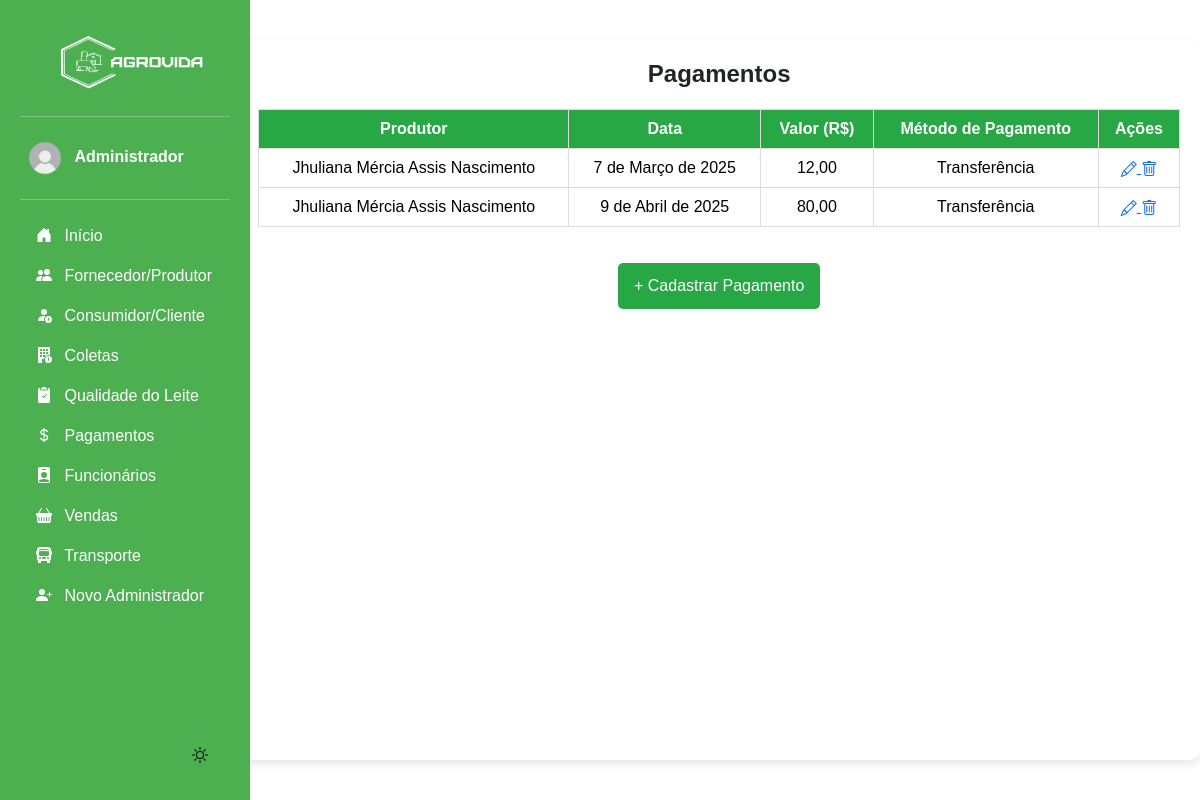
Screenshot of /pagamentos/ (signed in) with the database file from the repository.
### app/models.py (models this page shows, shortened)
class Pagamento(models.Model):
    produtor = models.ForeignKey(Produtor, on_delete=models.CASCADE)
    data_pagamento = models.DateField(blank=True, null=True)  # Agora a data pode ser inserida manualmente
    valor = models.DecimalField(max_digits=10, decimal_places=2)
    METODO_CHOICES = [
        ('Pix', 'Pix'),
        ('Boleto', 'Boleto'),
        ('Transferência', 'Transferência'),
    ]
    metodo_pagamento = models.CharField(max_length=15, choices=METODO_CHOICES)

class Produtor(models.Model):
    nome = models.CharField(max_length=100)
    fazenda = models.CharField(max_length=150)
    localizacao = models.CharField(max_length=255)
    telefone = models.CharField(max_length=20)
    ativo = models.BooleanField(default=True)  # Campo para verificar se o produtor está ativo

### app/views.py (the view)
# urls.py: path('pagamentos/', views.listar_pagamentos, name='listar_pagamentos'),
@login_required(login_url='login_index')
def listar_pagamentos(request):
    pagamentos = Pagamento.objects.all()
    return render(request, 'app/listar_pagamentos.html', {'pagamentos': pagamentos})

### app/templates/app/listar_pagamentos.html (shortened to what this page needs)
{% extends "base.html" %}
{% load static %}
{% block content %}
<div class="container">
    <h2 class="title">Pagamentos</h2>
    {% if pagamentos %}
        <table class="table">
            <thead>
                <tr>
                    <th>Produtor</th>
                    <th>Data</th>
                    <th>Valor (R$)</th>
                    <th>Método de Pagamento</th>
                    <th>Ações</th>
                </tr>
            </thead>
            <tbody>
                {% for pagamento in pagamentos %}
                    <tr>
                        <td>{{ pagamento.produtor.nome }}</td>
                        <td>{{ pagamento.data_pagamento|default:"Não informado" }}</td>
                        <td>{{ pagamento.valor }}</td>
                        <td>{{ pagamento.metodo_pagamento }}</td>
                        <td>
                            <a href="{% url 'editar_pagamento' pagamento.id %}">
                                <i class="bi bi-pencil"></i>
                            </a>
                            <a href="{% url 'excluir_pagamento' pagamento.id %}" onclick="return confirm('Tem certeza que deseja excluir?')">
                                <i class="bi bi-trash"></i>
                            </a>
                        </td>
                    </tr>
                {% endfor %}
            </tbody>
        </table>
    {% else %}
        <p>Nenhum pagamento registrado.</p>
    {% endif %}
    <a href="{% url 'cadastrar_pagamento' %}" class="btn btn-add">+ Cadastrar Pagamento</a>
</div>
{% endblock %}

### base/templates/modulos/sidebar.html (shortened to what this page needs)
{% load static %}
<body>
<div class="container-sidebar">
    <div id="sidebar" class="sidebar">
        <img src="{% static 'img/logo.png' %}" alt="Logo" width="200" height="80" class="logo">
        <hr>
            <a href="#" class="nav-link text-white" data-bs-toggle="dropdown" aria-expanded="false" style="border-radius: 10px;">
                <img src="{% static "img/usuario.png" %}" alt="" width="50" height="50" class="rounded-circle">
                <strong>{{ request.user.first_name }}</strong>
            </a>
        <hr>
        <ul class="nav nav-pills flex-column mb-auto">
            <li>
                <a href="{% url "dashboard" %}" class="nav-link text-white">
                    <svg class="bi pe-none me-2" width="16" height="16"><use xlink:href="#home"/></svg>
                    Início
                </a>
            </li>
            <li>
                <a href="{% url "listar_produtor" %}" class="nav-link text-white">
                    <svg class="bi pe-none me-2" width="16" height="16"><use xlink:href="#produtores"/></svg>
                    Fornecedor/Produtor
                </a>
            </li>
            <li>
                <a href="{% url "listar_cliente" %}" class="nav-link text-white">
                    <svg class="bi pe-none me-2" width="16" height="16"><use xlink:href="#clientes"/></svg>
                    Consumidor/Cliente
                </a>
            </li>
            <li>
                <a href="{% url "listar_coleta" %}" class="nav-link text-white">
                    <svg class="bi pe-none me-2" width="16" height="16"><use xlink:href="#coleta"/></svg>
                    Coletas
                </a>
            </li>
            <li>
                <a href="{% url "listar_qualidade" %}" class="nav-link text-white">
                    <svg class="bi pe-none me-2" width="16" height="16"><use xlink:href="#qualidade"/></svg>
                    Qualidade do Leite
                </a>
            </li>
            <li>
                <a href="{% url "listar_pagamentos" %}" class="nav-link text-white">
                    <svg class="bi pe-none me-2" width="16" height="16"><use xlink:href="#dinheiro"/></svg>
                    Pagamentos
                </a>
            </li>
            <li>
                <a href="{% url "listar_funcionarios" %}" class="nav-link text-white">
                    <svg class="bi pe-none me-2" width="16" height="16"><use xlink:href="#funcionario"/></svg>
                    Funcionários
                </a>
            </li>
            <li>
                <a href="{% url "listar_vendas" %}" class="nav-link text-white">
                    <svg class="bi pe-none me-2" width="16" height="16"><use xlink:href="#venda"/></svg>
                    Vendas
                </a>
            </li>
            <li>
                <a href="{% url "listar_transporte" %}" class="nav-link text-white">
                    <svg class="bi pe-none me-2" width="16" height="16"><use xlink:href="#transporte"/></svg>
                    Transporte
                </a>
            </li>
            <li>
                <a href="{% url "cadastrar_admin" %}" class="nav-link text-white">
                    <svg class="bi pe-none me-2" width="16" height="16"><use xlink:href="#admin"/></svg>
                    Novo Administrador
                </a>
            </li>
        </ul>
        <button id="theme-toggle">
        <svg id="theme-icon" width="24" height="24" fill="currentColor"></svg>
        </button>
    </div>
    <div class="b-example-divider b-example-vr"></div>
    </div>
</body>

### base/static/css/inicio.css (style rules this page uses)
html, body { font-family: Arial, sans-serif; transition: background 0.3s, color 0.3s; height: 100vh; width: 100vw; margin: 0; display: flex; }
.b-example-divider { width: 100%; height: 3rem; }
.b-example-vr { flex-shrink: 0; width: 1.5rem; height: 100vh; }
.bi { vertical-align: -.125em; fill: currentColor; }
.nav-link { color: #222222; }
li { display: flex; width: 100%; }
.container { max-width: auto; margin: 40px auto; padding: 20px; background: #fff; border-radius: 10px; box-shadow: 0 4px 10px rgba(0, 0, 0, 0.1); display: flex; flex-direction: column; height: auto; align-items: stretch; text-align: center; }
.title { text-align: center; font-size: 24px; font-weight: bold; margin-bottom: 20px; }
.table { width: 100%; border-collapse: collapse; }
.table th, .table td { padding: 10px; border: 1px solid #ddd; text-align: center; }
.table th { background-color: #28a745; color: white; }
.table tr:nth-child(even) { background-color: #f2f2f2; }
.btn { padding: 8px 12px; text-decoration: none; border-radius: 5px; transition: all 0.3s ease; }
.btn-add { display: block; width: max-content; margin: 20px auto; background: #28a745; color: white; padding: 10px 15px; font-size: 16px; }
#theme-toggle { display: flex; justify-content: end; align-items: end; border: none; cursor: pointer; background-color: transparent; }
#theme-icon { width: 32px; height: 32px; fill: currentColor; }
[data-bs-theme="light"] { background: #ffffff; color: #121212; transition: all 0.3s ease-in-out; }

### base/static/css/sidebar.css (style rules this page uses)
.sidebar { width: 250px; background: #4CAF50; padding: 20px; height: 100vh; color: white; position: fixed; left: 0; top: 0; bottom: 0; overflow-y: auto; display: flex; flex-direction: column; z-index: 1000; }
.container-sidebar { height: 100vh; width: 300px; }

### rows the page displays
Pagamento: produtor.nome "Jhuliana Mércia Assis Nascimento", data_pagamento "7 de Março de 2025", valor "12,00", metodo_pagamento "Transferência"
Pagamento: produtor.nome "Jhuliana Mércia Assis Nascimento", data_pagamento "9 de Abril de 2025", valor "80,00", metodo_pagamento "Transferência"

### other values shown
{{ request.user.first_name }} "Administrador"
